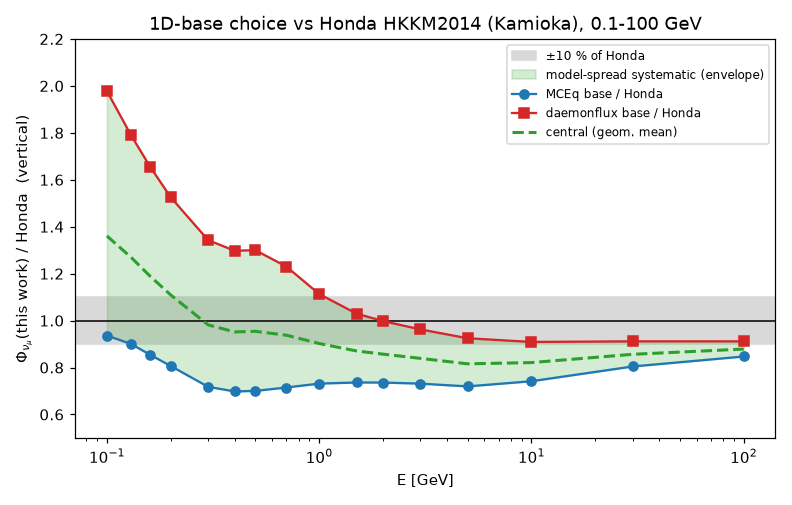

Here is the Python script that generated this plot:
"""Compare the 1D-base choice (MCEq vs daemonflux) against Honda, 0.1-100 GeV.

The sub-GeV-to-few-GeV region is where atmospheric-oscillation physics lives and
where atmospheric-flux models disagree most. This scans the absolute numu flux
ratio to Honda for both ``base_model`` options on a dense grid, at Kamioka
vertical (down-going), so the trustworthy energy range of each base is explicit:

* daemonflux (muon-calibrated) is the better base for E >~ 1 GeV (~10 %), but
  extrapolates above Honda below ~0.3 GeV (beyond its muon-calibration region);
* raw MCEq (SIBYLL23D+H3a) runs ~25-30 % low over 0.3-10 GeV but is closer at
  0.1-0.2 GeV.

Honda itself sits between the two over 0.3-1 GeV: that band is the genuine,
irreducible sub-GeV flux uncertainty. Run::

    python base_comparison.py
"""

from __future__ import annotations

import numpy as np

from mceq3d_flux import MCEq3DFlux

RC_KAMIOKA = 11.3  # GV, back-traced vertical cutoff (geomag_backtrace)
EGRID = np.array(
    [
        0.1,
        0.13,
        0.16,
        0.2,
        0.3,
        0.4,
        0.5,
        0.7,
        1.0,
        1.5,
        2.0,
        3.0,
        5.0,
        10.0,
        30.0,
        100.0,
    ]
)


def _vertical_numu(base_model):
    """Absolute numu at Kamioka vertical (down) = base(|cosZ|) * G(Rc), /(m2 s sr GeV)."""
    eng = MCEq3DFlux(base_model=base_model, daemonflux_location="kamioka")
    e = eng.e
    base = eng.base(np.array([0.95]))["total_numu"][0]
    G, rg = eng.geomag_response(np.linspace(2.0, 20.0, 10))
    g = np.array(
        [np.interp(RC_KAMIOKA, rg, G["total_numu"][:, k]) for k in range(len(e))]
    )
    flux = base * g
    return e, np.array(
        [
            np.exp(np.interp(np.log(E), np.log(e), np.log(np.maximum(flux, 1e-300))))
            for E in EGRID
        ]
    )


def model_envelope(f_mc, f_df):
    """Central value + fractional systematic from the two-base spread.

    The MCEq and daemonflux bases bracket Honda over the whole range, so their
    **geometric mean** is a sensible central estimate and the **half log-spread** is
    a data-grounded one-sigma flux systematic — large below ~1 GeV (the irreducible
    sub-GeV uncertainty) and shrinking to a few % above 10 GeV. Analyses should
    carry this band rather than trust either base as exact at low energy.
    """
    f_mc = np.asarray(f_mc)
    f_df = np.asarray(f_df)
    central = np.sqrt(f_mc * f_df)
    sysfrac = 0.5 * np.abs(np.log(f_df / f_mc))  # half log-spread ~ fractional sigma
    return central, sysfrac


def main():
    import os

    e_mc, f_mc = _vertical_numu("mceq")
    _, f_df = _vertical_numu("daemonflux")

    h = dict(np.load("honda_kam.npz"))
    He, Hcz, nm = h["E"], h["czlo"], h["numu"]
    ihz = int(np.argmin(np.abs(Hcz - 0.9)))
    hv = nm[ihz].mean(0)
    f_h = np.array(
        [np.exp(np.interp(np.log(E), np.log(He), np.log(hv))) for E in EGRID]
    )

    # Model-spread systematic: the two bases bracket Honda, so their half-spread is
    # a defensible, data-grounded flux uncertainty (large sub-GeV, small at high E).
    central, sysfrac = model_envelope(f_mc, f_df)

    print("numu vertical (Kamioka):")
    print("  E[GeV]   MCEq/Honda   daemonflux/Honda   central/Honda   ±syst")
    for E, a, b, c, cen, sf in zip(EGRID, f_mc, f_df, f_h, central, sysfrac):
        print(
            f"  {E:6.2f}     {a / c:6.2f}        {b / c:6.2f}"
            f"           {cen / c:6.2f}        {sf * 100:4.0f}%"
        )

    import matplotlib

    matplotlib.use("Agg")
    import matplotlib.pyplot as plt

    fig, ax = plt.subplots(figsize=(7.2, 4.6))
    ax.axhspan(0.9, 1.1, color="0.85", label="±10 % of Honda")
    ax.axhline(1.0, color="k", lw=1)
    lo = np.minimum(f_mc, f_df) / f_h
    hi = np.maximum(f_mc, f_df) / f_h
    ax.fill_between(
        EGRID, lo, hi, color="C2", alpha=0.2, label="model-spread systematic (envelope)"
    )
    ax.plot(EGRID, f_mc / f_h, "C0o-", label="MCEq base / Honda")
    ax.plot(EGRID, f_df / f_h, "C3s-", label="daemonflux base / Honda")
    ax.plot(EGRID, central / f_h, "C2--", lw=2, label="central (geom. mean)")
    ax.set_xscale("log")
    ax.set_xlabel("E [GeV]")
    ax.set_ylabel(r"$\Phi_{\nu_\mu}$(this work) / Honda  (vertical)")
    ax.set_title("1D-base choice vs Honda HKKM2014 (Kamioka), 0.1-100 GeV")
    ax.set_ylim(0.5, 2.2)
    ax.legend(fontsize=8)
    fig.tight_layout()
    fig.savefig("base_comparison.png", dpi=110)
    print("saved plot -> base_comparison.png")
    _ = os


if __name__ == "__main__":
    main()
